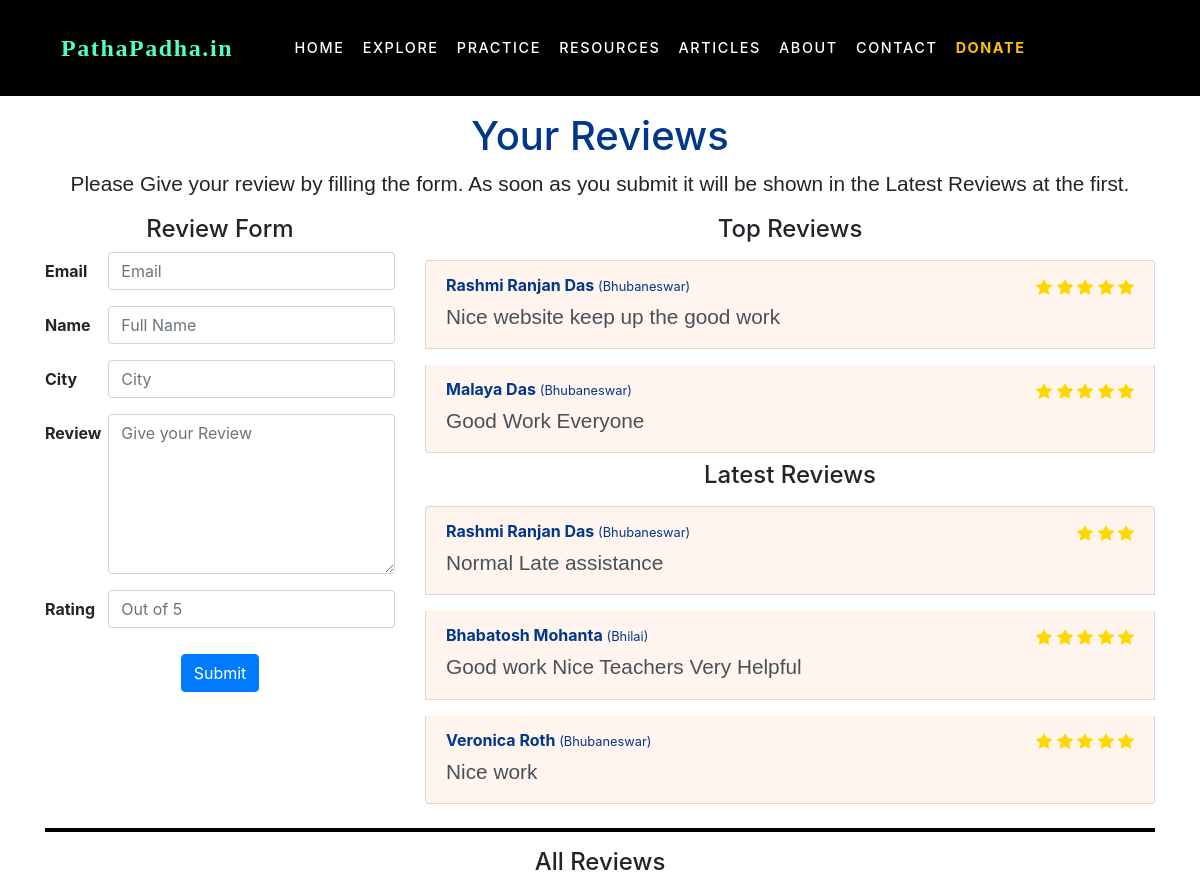
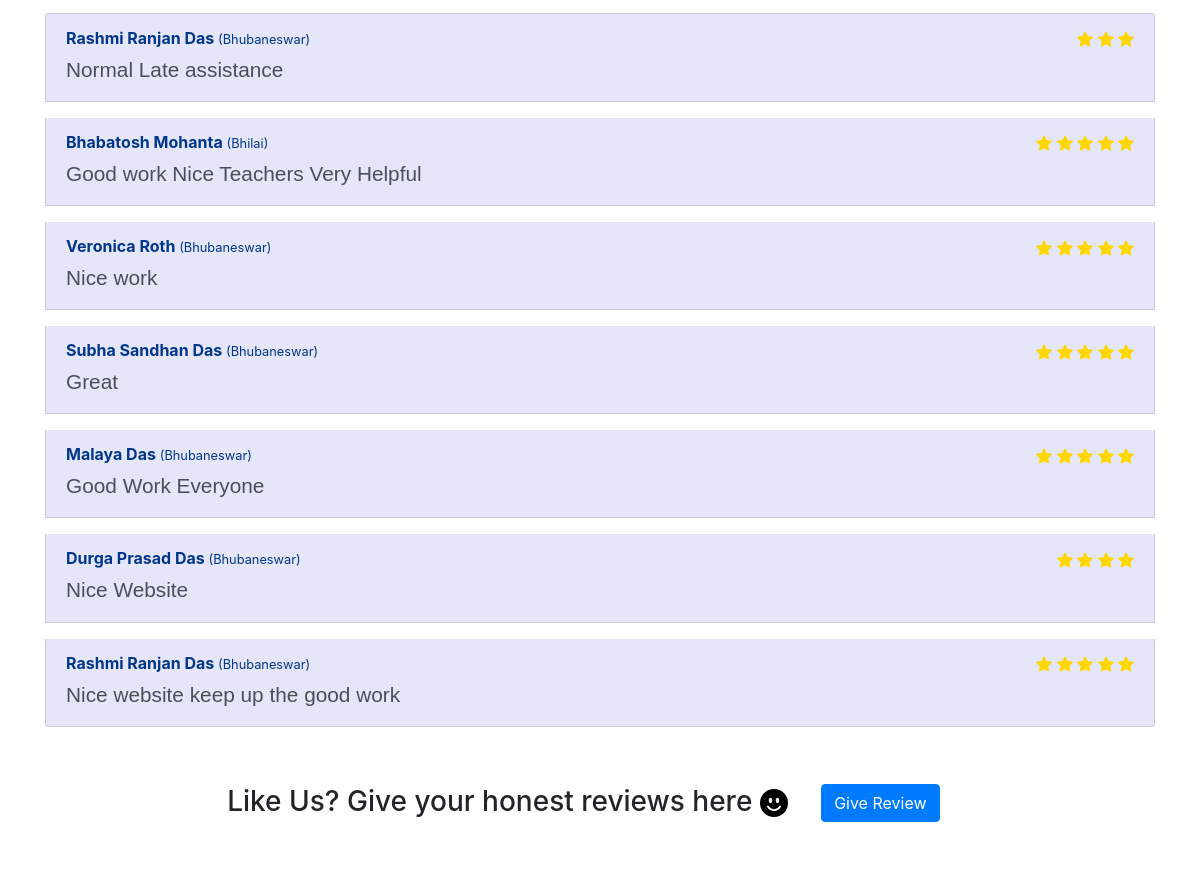
Before: /review_page/ (upper part) with the older database file (2 pictures, top to bottom).
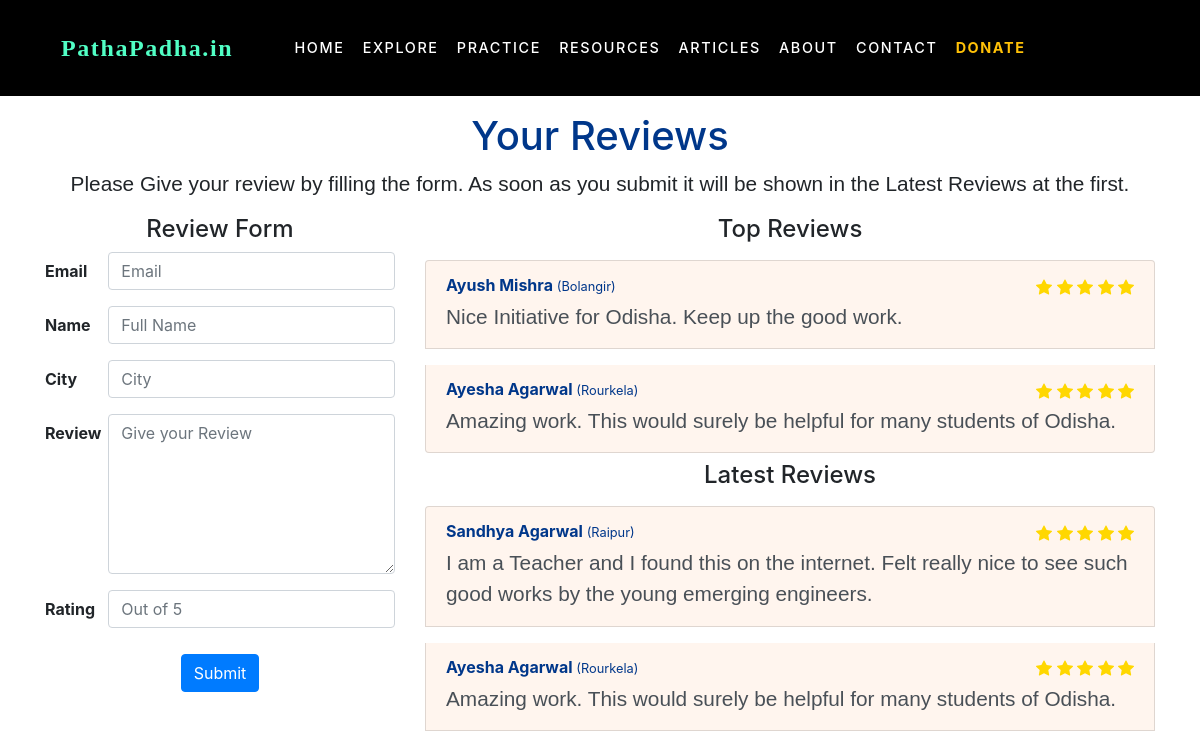
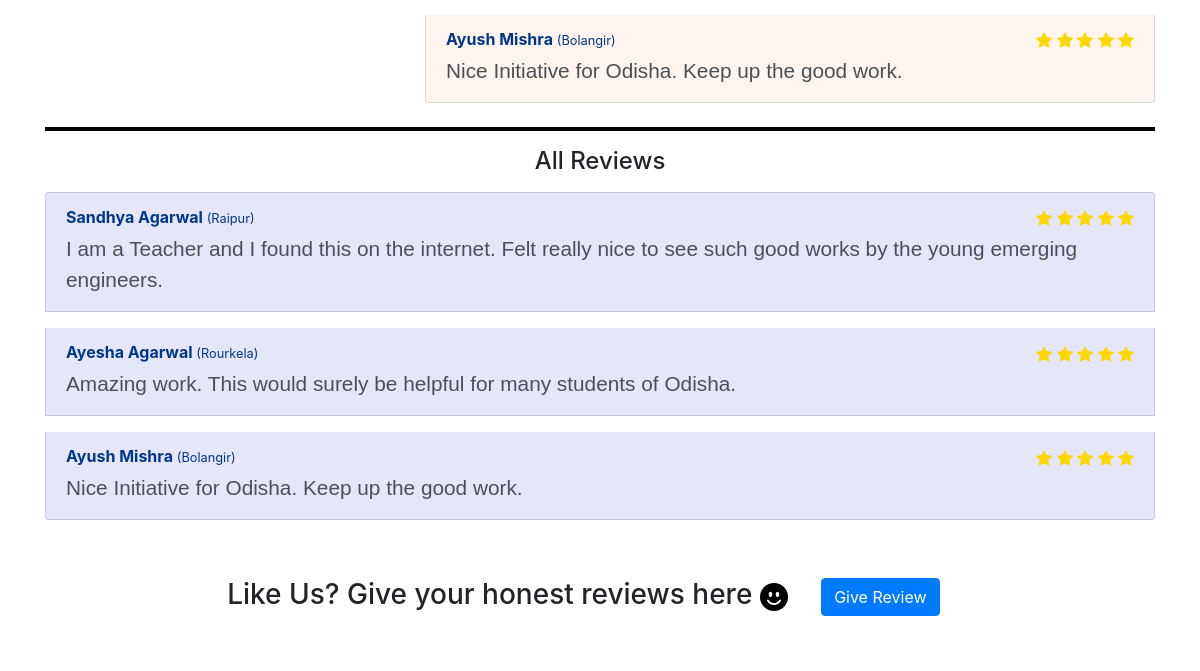
After: the same page with the newer database file (2 pictures, top to bottom).
### main/models.py (models this page shows)
class Reviews(models.Model):
    name = models.CharField(max_length=50)
    email = models.EmailField()
    city = models.CharField(max_length=30)
    review = models.CharField(max_length=500)
    rating = models.CharField(max_length=10)
    time = models.DateTimeField()

### main/views.py (the view)
# urls.py: path('review_page/', views.review_page, name="review_page"),
def review_page(request):
    reviews = Reviews.objects.order_by('-id')
    top_reviews = Reviews.objects.filter(rating=5)[0:2]
    latest_reviews = Reviews.objects.order_by('-time')[0:3]
    return render(request, 'main/reviews.html', {'reviews':reviews, 'top_reviews':top_reviews, 'latest_reviews':latest_reviews})

### main/templates/main/reviews.html (shortened to what this page needs)
{% extends 'main/base.html' %}
{% load static %}
{% block content %}
<div class="container mt-3 mb-3 section2" style="text-align: center">
    <h1 style="color:  #00378a;">Your Reviews</h1>
    <p class="article-content">Please Give your review by filling the form. As soon as you submit it will be shown in the Latest Reviews at the first.</p>
</div>
<div class="container">
        <div class="row">
            <div class="col-xs-12 col-sm-12 col-md-4">
                <h4 class="text-center">Review Form</h4>
                <form method="post" action="review">
                    <div class="form-group row">
                        <label for="email" class="col-sm-2 col-form-label"><b>Email</b></label>
                        <div class="col-sm-10">
                        <input type="email" name="email" class="form-control" id="email" placeholder="Email" required>
                        </div>
                    </div>
                    <div class="form-group row">
                        <label for="name" class="col-sm-2 col-form-label"><b>Name</b></label>
                        <div class="col-sm-10">
                        <input type="text" class="form-control" id="name" name="name" placeholder="Full Name" required>
                        </div>
                    </div>
                    <div class="form-group row">
                        <label for="city" class="col-sm-2 col-form-label"><b>City</b></label>
                        <div class="col-sm-10">
                        <input type="text" class="form-control" id="city" name="city" placeholder="City" required>
                        </div>
                    </div>
                    <div class="form-group row">
                        <label for="review" class="col-sm-2 col-form-label"><b>Review</b></label>
                        <div class="col-sm-10">
                            <textarea name="review" id="review" class="form-control" placeholder="Give your Review" style="height: 10rem;" required></textarea>
                        </div>
                    </div>
                    <div class="form-group row">
                        <label for="review" class="col-sm-2 col-form-label"><b>Rating</b></label>
                        <div class="col-sm-10">
                            <input type="number" name="rating" id="review" class="form-control" placeholder="Out of 5" required>
                        </div>
                    </div>
                        <div class="text-center">
                        <button type="submit" class="btn btn-primary">Submit</button>
                        </div>
                </form>
            </div>
            <div class="col-xs-12 col-sm-12 col-md-8">
                    <h4 class="text-center">Top Reviews</h4>
                    <div class="list-group">
                        {% for review in top_reviews %}
                        <div href="#" class="list-group-item list-group-item-action mt-2 mb-2" style="background-color: seashell;">
                        <div class="d-flex w-100 justify-content-between">
                            <b class="mb-1" style="color: #00378a;">{{review.name}} <small>({{review.city}})</small></b>
                            <span>
                            </span>
                        </div>
                        <p class="mb-1">{{review.review}}</small>
                        </div>
                        {% endfor %}
                    </div>
                    <h4 class="text-center">Latest Reviews</h4>
                    <div class="list-group">
                        {% for review in latest_reviews %}
                        <div href="#" class="list-group-item list-group-item-action mt-2 mb-2" style="background-color:seashell;">
                        <div class="d-flex w-100 justify-content-between">
                            <b class="mb-1" style="color: #00378a;">{{review.name}} <small>({{review.city}})</small></b>
                            <span>
                            </span>
                        </div>
                        <p class="mb-1">{{review.review}}</small>
                        </div>
                        {% endfor %}
                    </div>
            </div>
        </div>
        <hr style="height:3px;border-width:1;color:black;background-color:black">
        <div>
            <h4 class="text-center">All Reviews</h4>
            <div class="list-group">
                {% for review in reviews %}
                <div href="#" class="list-group-item list-group-item-action mt-2 mb-2" style="background-color:lavender;">
                  <div class="d-flex w-100 justify-content-between">
                    <b class="mb-1" style="color: #00378a;">{{review.name}} <small>({{review.city}})</small></b>
                    <span>
                    </span>
                  </div>
                  <p class="mb-1">{{review.review}}</small>
                </div>
                {% endfor %}
              </div>
            </div>
        </div>
{% endblock %}

### main/templates/main/base.html (shortened to what this page needs)
{% load static %}
<!DOCTYPE html>
<html lang="en">
<head>
    <link rel="stylesheet" href="https://pro.fontawesome.com/releases/v5.10.0/css/all.css"/>
    <link rel="stylesheet" href="https://stackpath.bootstrapcdn.com/bootstrap/4.4.1/css/bootstrap.min.css">
    <link rel="stylesheet" href="{% static 'main/css/style.css' %}">
</head>
<body>
    <nav class="navbar navbar-expand-lg">
        <div class="container">
            <a class="navbar-brand logo ml-3" href="/">PathaPadha.in</a>
            <div class="collapse navbar-collapse" id="navbarNavAltMarkup">
                <div class="navbar-nav">
                    <a class="nav-link active" href="/">Home</a>
                    <a class="nav-link" href="{% url 'explore' %}">Explore</a>
                    <a class="nav-link" href="{% url 'exam' %}">Practice</a>
                    <a class="nav-link" href="{% url 'resources' %}">Resources</a>
                    <a class="nav-link" href="{% url 'articles' %}">Articles</a>
                    <a class="nav-link" href="{% url 'about' %}">About</a>
                    <a class="nav-link" href="{% url 'contact' %}">Contact</a>
                    <a class="nav-link text-warning" href="{% url 'donation' %}"><b>Donate</b></a>
                </div>
            </div>
        </div>
      </nav>
      {% block content %}
      {% endblock %}
      <div class="container mt-3 mb-4 text-center">
        <h3>Like Us? Give your honest reviews here <span><a href="{% url 'review_page' %}"><button class="btn btn-primary">Give Review</button></a></span></h3>
    </div>
</body>
</html>

### main/static/main/css/style.css (style rules this page uses)
h1 { color: #00378a; }
nav { background-color:black; }
.nav-link { color:white; font-size: 1rem; margin: 3%; letter-spacing: 0.1rem; text-transform: uppercase; text-decoration: none; font-weight: 400; font-family: -apple-system, BlinkMacSystemFont, 'Segoe UI', Roboto, Oxygen, Ubuntu, Cantarell, 'Open Sans', 'Helvetica Neue', sans-serif; }
svg { color: black; }
.logo { font-family: cursive; font-size: 1.6rem; letter-spacing: 0.1rem; font-weight: 600; color: #ffffff; }
.article-content { font-size: 1.3em; font-family: 'Trebuchet MS', 'Lucida Sans Unicode', 'Lucida Grande', 'Lucida Sans', Arial, sans-serif; }
.btn { margin: 3%; }
a { text-decoration: none; }
@media only screen and (min-width: 992px) { nav { height: 6rem; font-family: cursive; } }

### main/templates/main/base.html (style rules this page uses)
p { font-family: 'Trebuchet MS', 'Lucida Sans Unicode', 'Lucida Grande', 'Lucida Sans', Arial, sans-serif; font-size: 1.3em; }
.nav-link { font-size: 0.9rem; font-weight: 500; margin: 0.15%; }
.navbar-nav { margin-left: 4%; }
.logo { color: #51ffc5; font-size: 1.5rem; }

Changed rows visible on the page:
removed Reviews: name "Rashmi Ranjan Das", city "Bhubaneswar", rating "5" (drawn), review "Nice website keep up the good work"
removed Reviews: name "Malaya Das", city "Bhubaneswar", rating "5" (drawn), review "Good Work Everyone"
removed Reviews: name "Rashmi Ranjan Das", city "Bhubaneswar", rating "3" (drawn), review "Normal Late assistance"
removed Reviews: name "Bhabatosh Mohanta", city "Bhilai", rating "5" (drawn), review "Good work Nice Teachers Very Helpful"
removed Reviews: name "Veronica Roth", city "Bhubaneswar", rating "5" (drawn), review "Nice work"
removed Reviews: name "Subha Sandhan Das", city "Bhubaneswar", rating "5" (drawn), review "Great", shown under "All Reviews"
removed Reviews: name "Durga Prasad Das", city "Bhubaneswar", rating "4" (drawn), review "Nice Website", shown under "All Reviews"
added Reviews: name "Ayush Mishra", city "Bolangir", rating "5" (drawn), review "Nice Initiative for Odisha. Keep up the good work."
added Reviews: name "Ayesha Agarwal", city "Rourkela", rating "5" (drawn), review "Amazing work. This would surely be helpful for many students of Odisha."
added Reviews: name "Sandhya Agarwal", city "Raipur", rating "5" (drawn), review "I am a Teacher and I found this on the internet. Felt really nice to see such good works by the young emerging engineers."
